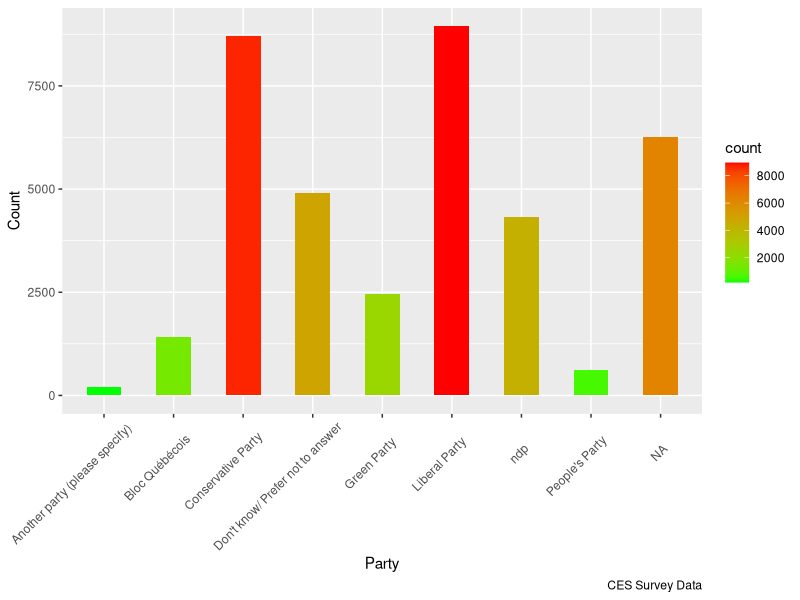
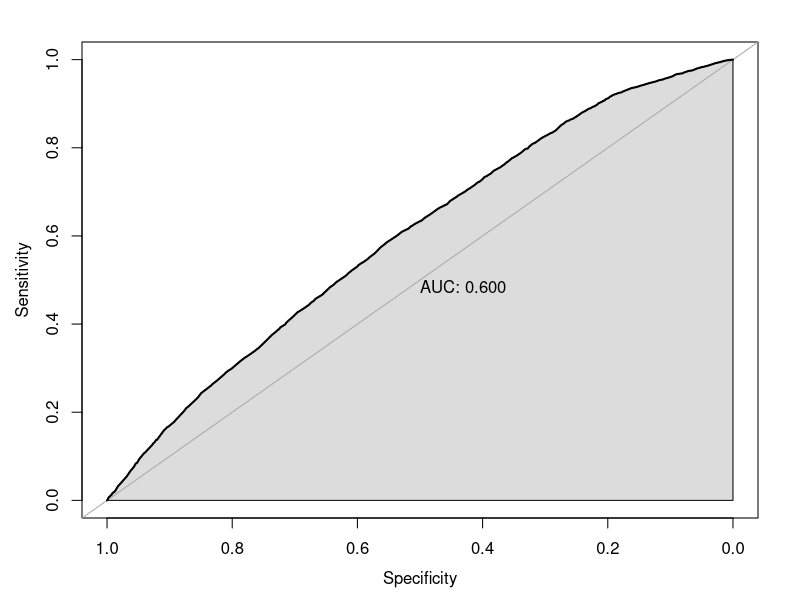
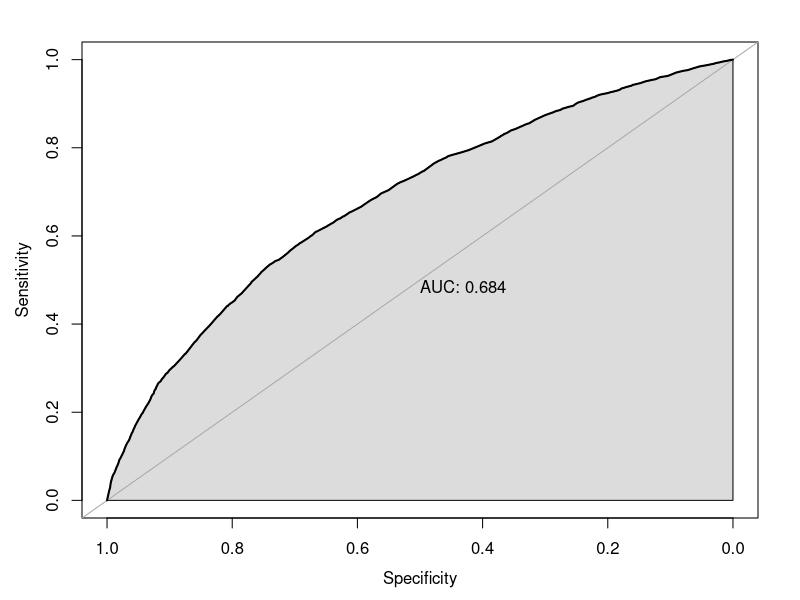
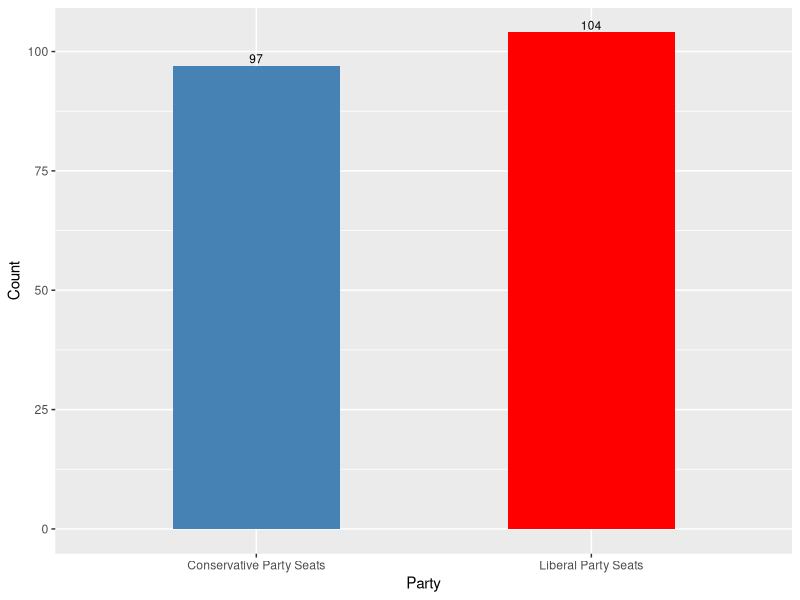
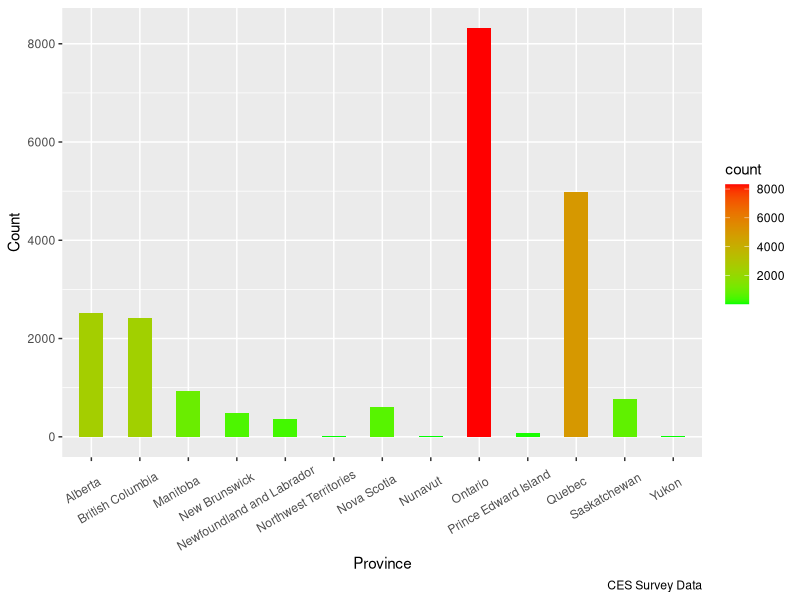
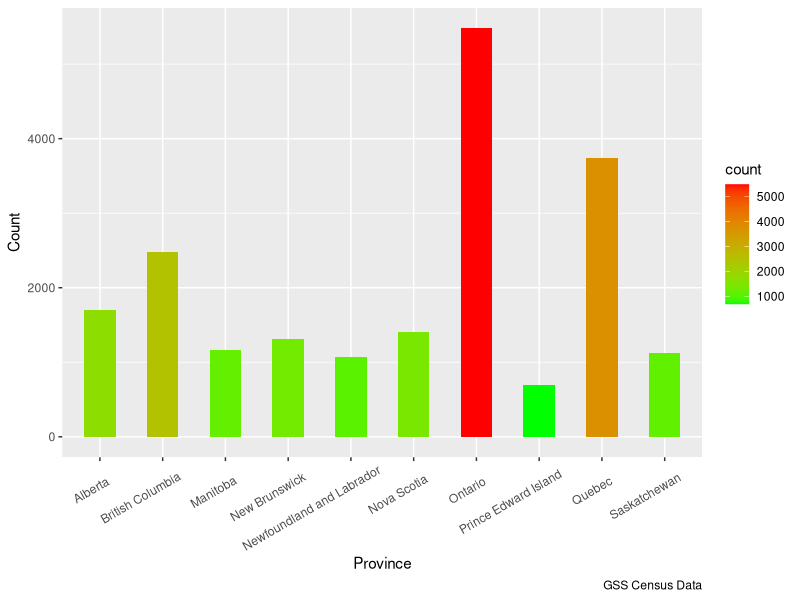

Write R code to recreate these figures, in order.
## ---- chunk 1
library(tidyverse)
library(lme4)
library(knitr)
library(pROC)

# Loading in the cleaned survey Data
survey_data <- read_csv("./../outputs/survey_data.csv")

# Loading in the cleaned census Data
census_data <- read_csv("./../outputs/census_data.csv")

## ---- chunk 2
survey_data %>%
  ggplot()+
  geom_bar(aes(cps19_votechoice, fill = ..count..),  width = 0.5) +
  labs(caption = "CES Survey Data") +
  theme(axis.text.x = element_text(angle=45, vjust=0.8,hjust = 0.8))+
  scale_fill_gradient(low = "green", high = "red", na.value = NA) +
  xlab("Party") +
  ylab("Count")

## ---- chunk 3
survey_data <- na.omit(survey_data)
census_data <- na.omit(census_data)
survey_data <- survey_data %>%
  select(-cps19_votechoice)

## ---- chunk 4
kable(head(survey_data), caption = "Overview of Survey Data")

## ---- chunk 5
kable(head(census_data), caption = "Overview of Census Data")

## ---- chunk 6
model_Lib<- glmer(voteLib~(1|province) + age_group + sex + household_income, data = survey_data, family=binomial)
summary_L = summary(model_Lib)
## ---- chunk 7
model_Con <- glmer(voteCon~(1|province) + age_group + sex + household_income, data = survey_data, family=binomial)
summary_C = summary(model_Con)
## ---- chunk 8
reduced_data <- census_data

census_data <-
  census_data%>%
  count(sex, province, age_group,household_income) %>%
  group_by(sex, province, age_group,household_income) %>%
  ungroup()

# Make proportions
census_data <-
  census_data %>%
  group_by(province) %>%
  mutate(total = sum(n)) %>%
  mutate(cell_prop_of_division_total = n / total) %>%
  ungroup()
## ---- chunk 9
predict_Lib <- predict(model_Lib, type = 'response')
roc <- roc(survey_data$voteLib, predict_Lib)
## ---- chunk 10
plot(roc, auc.polygon=TRUE, print.auc = TRUE,asp = NA)
## ---- chunk 11
predict_Con <- predict(model_Con, type = 'response')
roc <- roc(survey_data$voteCon, predict_Con)
## ---- chunk 12
plot(roc, auc.polygon=TRUE, print.auc = TRUE,asp = NA)
## ---- chunk 13
#log estimates for liberal party
census_data$log_estimate_L <-
  model_Lib %>%
  predict(newdata = census_data)

#estimates for liberal party
census_data$estimate_L<-
  exp(census_data$log_estimate_L)/(1+exp(census_data$log_estimate_L))

#estimates for liberal party in each province
estimates_L <- census_data %>%
  mutate(alp_predict_prop_L = estimate_L * cell_prop_of_division_total) %>%
  group_by(province) %>%
  summarise(probability = sum(alp_predict_prop_L))

#log estimates for conservative party
census_data$log_estimate_C <-
  model_Con %>%
  predict(newdata = census_data)

#estimates for conservative party
census_data$estimate_C<-
  exp(census_data$log_estimate_C)/(1+exp(census_data$log_estimate_C))

#estimates for conservative party in each province
estimates_C <- census_data %>%
  mutate(alp_predict_prop_C = estimate_C * cell_prop_of_division_total) %>%
  group_by(province) %>%
  summarise(probability = sum(alp_predict_prop_C))
## ---- chunk 14
kable(estimates_L, caption = "Probability of voting the Liberal Party among each province")
## ---- chunk 15
kable(estimates_C, caption = "Probability of voting the Conservative Party among each province")
## ---- chunk 16
Seats = c(34,42,14,19,7,11,121,4,78,14)
terriotoris  = c ("Yukon",	"Northwest Territories", "Nunavut")
provinces = c(estimates_L$province, terriotoris)
total_seats = c(Seats, c(1,1,1))
seats_table = data.frame("Province/Territory" = provinces , "TotalSeats" =  total_seats)
kable(seats_table, col.names = gsub("[.]", " ", c("Province/Territory", "Total Seats")),  caption = "Allocation of Seats in the House of Commons" )
## ---- chunk 17

Lib_Seats <- round(sum(estimates_L$probability * Seats), digits = 0)
Con_Seats <- round(sum(estimates_C$probability * Seats), digits = 0)

Party = c("Liberal Party Seats","Conservative Party Seats")
Count = c(Lib_Seats,Con_Seats)
result_table = data.frame(Party,Count)

ggplot(data=result_table, aes(x=Party, y=Count)) +
   geom_bar(stat="identity", fill=c("red","steelblue"), width=0.5)+
  geom_text(aes(label=Count), vjust=-0.3, size=3)

## ---- chunk 18
survey_data %>%
  ggplot()+
  geom_bar(aes(province, fill = ..count..),  width = 0.5) +
  labs(caption = "CES Survey Data") +
  theme(axis.text.x = element_text(angle=30, vjust=0.8,hjust = 0.8))+
  scale_fill_gradient(low = "green", high = "red", na.value = NA) +
  xlab("Province") +
  ylab("Count")

## ---- chunk 19
reduced_data %>%
  ggplot()+
  geom_bar(aes(province, fill = ..count..),  width = 0.5) +
  labs(caption = "GSS Census Data") +
  theme(axis.text.x = element_text(angle=30, vjust=0.8,hjust = 0.8))+
  scale_fill_gradient(low = "green", high = "red", na.value = NA) +
  xlab("Province") +
  ylab("Count")
## ---- chunk 20
kable(summary_L$coefficients, caption = "Summary of Cofficient of the Liberal Party model")
## ---- chunk 21
kable(summary_C$coefficients, caption = "Summary of Cofficient of the Conservative Party model")
